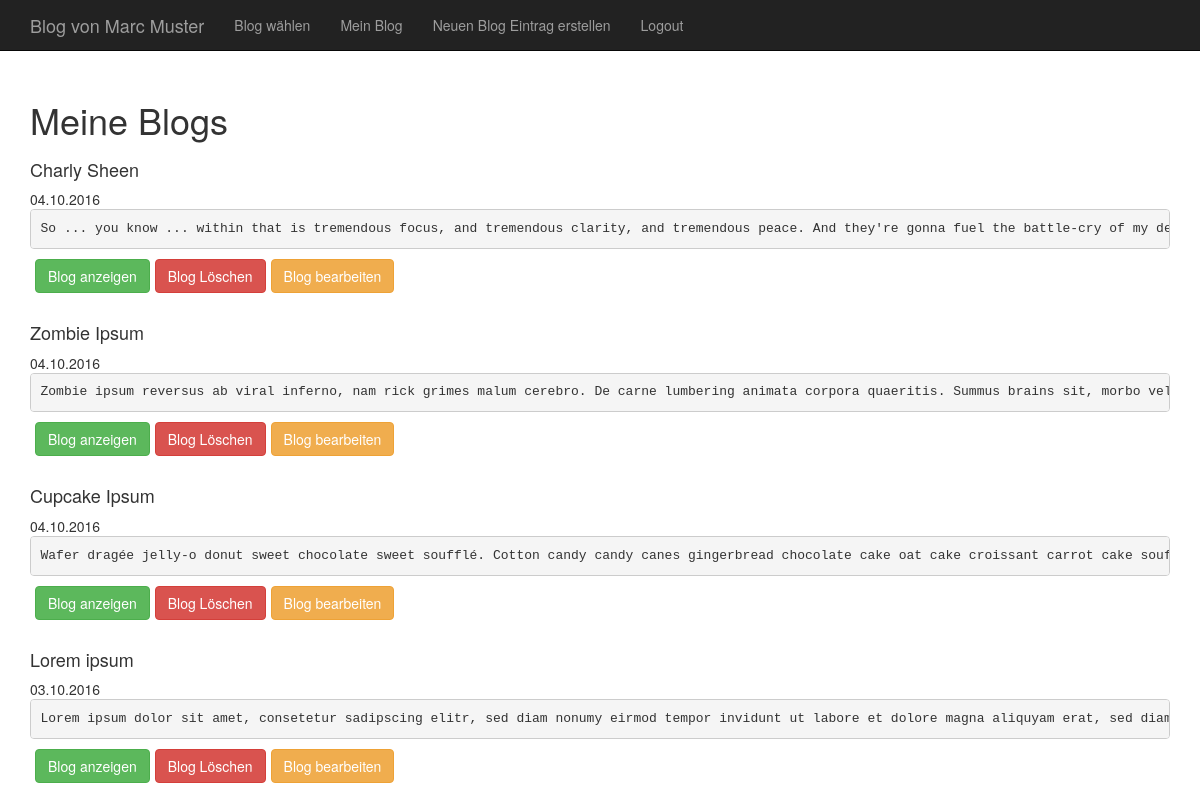
Page /index.php?function=entriesMember&bid=1 (signed in) on the earlier database version.
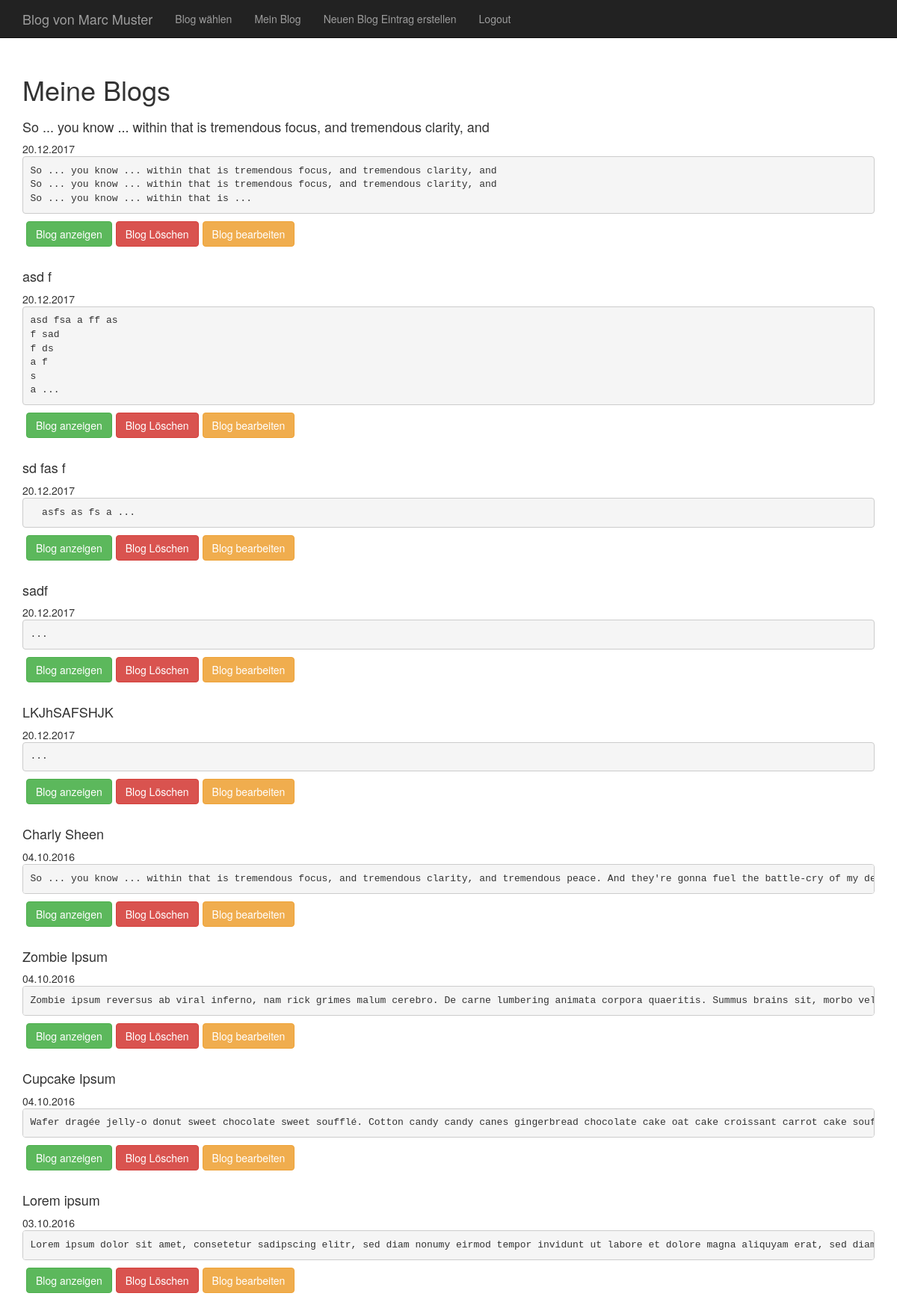
Same page on the later database version.
### tables this page shows
CREATE TABLE "user" (
	`uid`	INTEGER PRIMARY KEY AUTOINCREMENT,
	`name`	TEXT,
	`email`	TEXT NOT NULL UNIQUE,
	`password`	TEXT NOT NULL,
	`role`	INTEGER NOT NULL
);

CREATE TABLE `entry` (
	`eid`	INTEGER PRIMARY KEY AUTOINCREMENT,
	`uid`	INTEGER NOT NULL,
	`tid`	INTEGER,
	`datetime`	INTEGER NOT NULL,
	`title`	TEXT NOT NULL,
	`content`	TEXT NOT NULL,
	`picture1`	TEXT,
	`picture2`	TEXT,
	`picture3`	TEXT,
	FOREIGN KEY(`uid`) REFERENCES `user`(`uid`),
	FOREIGN KEY(`tid`) REFERENCES `topic`(`tid`)
);

### include/functions_db.php (called while the page is built, shortened)
<?php
function getUserName($uid) {
    $db = getValue('cfg_db');
    $result = $db->query("SELECT name, email FROM user WHERE uid=".$uid);
    if ($user = $result->fetchArray()) {
        if (strlen($user[0]) > 0) return $user[0];
        else return $user[1];
    } else return "";
}
function getEntries($uid) {
    $alle = [];
    $db = getValue('cfg_db');
    $entries = $db->query("SELECT eid, datetime, title, content, picture1, picture2, picture3 FROM entry WHERE uid=$uid ORDER BY eid DESC");
    while ($entry = $entries->fetchArray()) {
        $alle[] = $entry;
    }
    return $alle;
}
?>

### entriesMember.php (the view)
<?php
if(getUserId() == true) {
    echo '<h1>Meine Blogs<h1>';
    $entries = getEntries($blogId);
    if ($entries == NULL) {
        echo "Sie haben noch keinen Blog erstellt";
        echo '<a href="index.php?function=entriesMemberCreate&bid='.$blogId.'">Blog erstellen </a>';
    } else {
        foreach ($entries as $entry => $blogs) {
            $content =  preg_replace("/[^ ]*$/", '', substr($blogs['content'], 0, 200));
            $content = "<pre>".$content.'...'."</pre>";
            echo "<h4>".$blogs['title']."</h4>";
            echo date('d.m.Y',$blogs['datetime'])."<br>";
            echo $content;
            echo '<a style="margin-left: 5px;" class="btn btn-success" href="index.php?function=entriesMemberDetails&bid='.$blogId.'&eid='.$blogs['eid'].'">Blog anzeigen </a>';
            echo '<a style="margin-left: 5px;" class="btn btn-danger" onclick="return confirmDelete()" href="index.php?function=entriesMemberDelete&bid='.$blogId.'&eid='.$blogs['eid'].'">Blog Löschen </a>';
            echo '<a style="margin-left: 5px;" class="btn btn-warning" href="index.php?function=entriesMemberEdit&bid='.$blogId.'&eid='.$blogs['eid'].'">Blog bearbeiten </a>';
            echo "<br>"."<br>";
        }
    }
} else {
    die('Bitte zuerst <a href="index.php?function=login">einloggen</a>');
}
?>

### index.php (shortened to what this page needs)
<?php
require_once("include/functions.php");
require_once("include/functions_db.php");
if (isset($_GET['function'])) $function = $_GET['function'];
else $function = "login";
if (isset($_GET['bid'])) $blogId = $_GET['bid'];
else $blogId = 0;
?>
<!DOCTYPE html>
<html lang="de">
<head>
  <link href="css/bootstrap.min.css" rel="stylesheet" />
</head>
<body>
  <nav class="navbar navbar-inverse navbar-fixed-top">
	<div class="container">
      <div class="navbar-header">
		<a class="navbar-brand"><?= getMenuTitle($blogId); ?></a>
      </div>
      <ul class="nav navbar-nav">
		<?= getMenu($blogId); ?>
      </ul>
	</div>
  </nav>
  <div class="container" style="margin-top:80px">
  <?php
  require_once("$function.php");
  ?>
  </div>
</body>
</html>

### include/functions.php (shortened to what this page needs)
<?php
function getUserId() {
    if (isset($_SESSION['uid'])){
        return $_SESSION['uid'];
    } else{
        return 0;
    }
}
function getMenuTitle ($blogId){
    if ($blogId > 0) return "Blog von ".getUserName($blogId);
    else return "Blog";
}
function getMenu($blogId){
    if ($blogId >= 0) {
        echo "<li><a href='index.php?function=blogs&bid=$blogId'>Blog wählen</a></li>";
        if (isset($_SESSION['uid'])){
            echo "<li><a href='index.php?function=entriesMember&bid=".$_SESSION['uid']."'>Mein Blog</a></li>";
            echo "<li><a href='index.php?function=entriesMemberCreate&bid=".$_SESSION['uid']."'>Neuen Blog Eintrag erstellen</a></li>";
            echo "<li><a href='index.php?function=logout&bid=$blogId'>Logout</a></li>";
        }
    }
    else {
        $blogId = 0;
    }
}
?>

Differences in the rows shown:
added entry: title "So ... you know ... within that is tremendous focus, and tremendous clarity, and", datetime "20.12.2017", content "So ... you know ... within that is tremendous focus, and tremendous clarity, and So ... you know ... within that is tremendous focus, and tremendous clarity, and So ... you know ... within that is"
added entry: title "asd f", datetime "20.12.2017", content "asd fsa a ff as f sad f ds a f s a"
added entry: title "sd fas f", datetime "20.12.2017", content "asfs as fs a"
added entry: title "sadf", datetime "20.12.2017"
added entry: title "LKJhSAFSHJK", datetime "20.12.2017"
